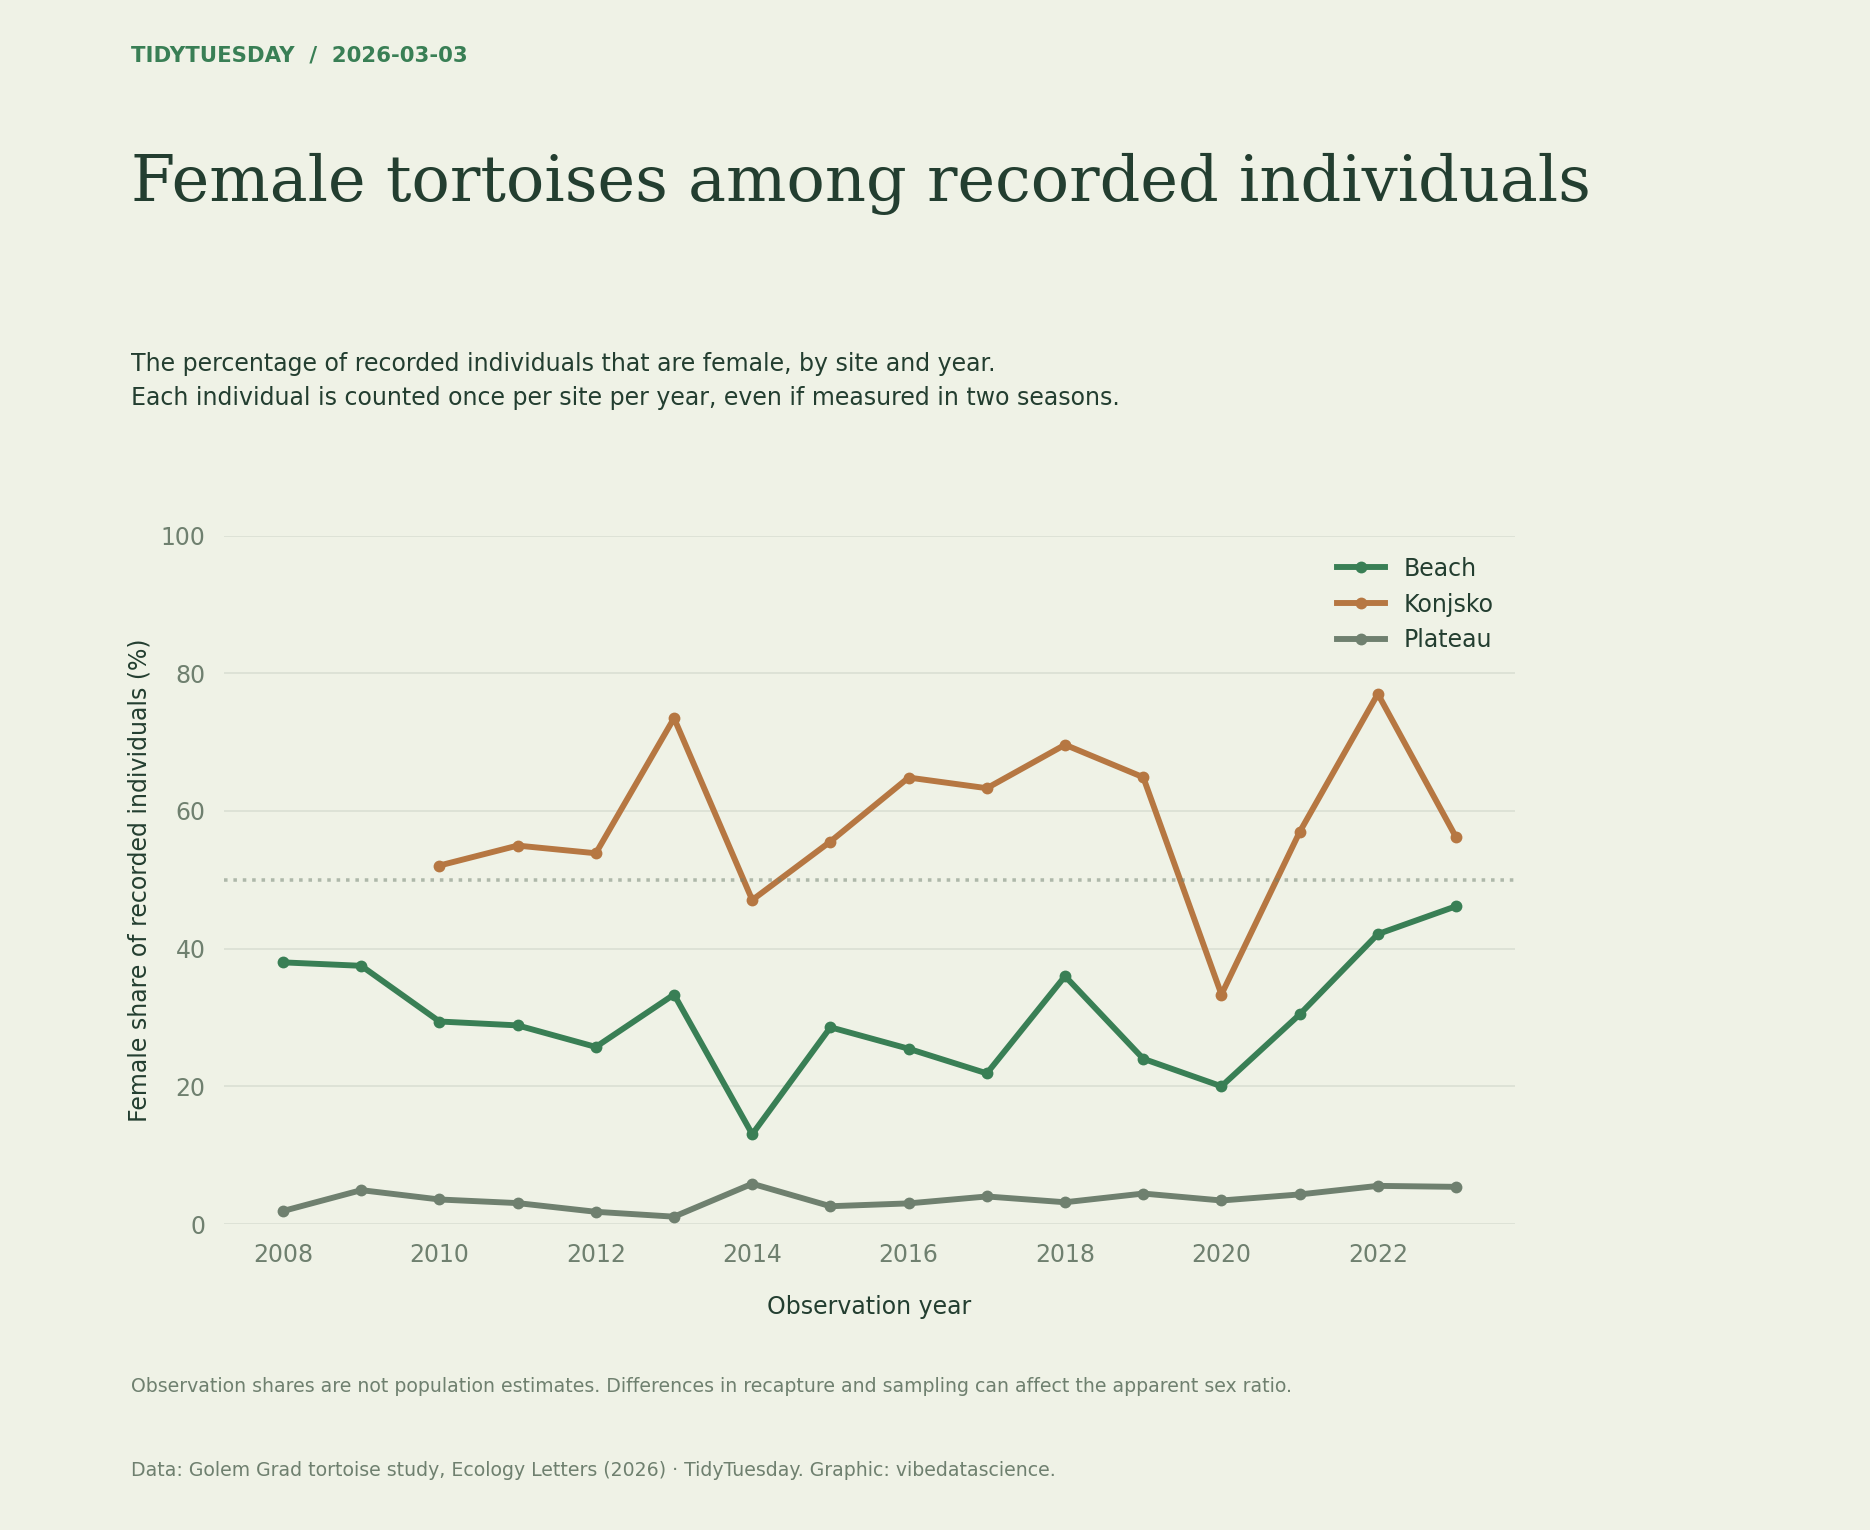

The Python source for this figure:
"""TidyTuesday 2026-03-03: Female tortoises among recorded individuals. Reproduce the chart from the bundled source data."""
from pathlib import Path
import textwrap
import re
from collections import Counter
import numpy as np
import pandas as pd
import matplotlib
matplotlib.use('Agg')
import matplotlib.pyplot as plt
import matplotlib.dates as mdates
from matplotlib.ticker import FuncFormatter, MaxNLocator
from matplotlib.colors import LinearSegmentedColormap, Normalize
from matplotlib.patches import Patch

HERE = Path(__file__).resolve().parent
PAPER, INK, MUTED, ACCENT, SECOND = ('#eff2e6', '#233e30', '#6f806f', '#397f55', '#b67742')
plt.rcParams.update({'font.family':'DejaVu Sans', 'font.size':10, 'text.color':INK,
 'axes.labelcolor':INK, 'xtick.color':MUTED, 'ytick.color':MUTED,
 'axes.edgecolor':MUTED, 'savefig.facecolor':PAPER})

def read(name):
    data = pd.read_csv(HERE / 'data' / (name + '.csv.gz'), low_memory=False)
    assert len(data), 'Empty source data'
    return data

def figure(subtitle, height=9):
    fig = plt.figure(figsize=(11,height), facecolor=PAPER)
    fig.text(.07,.96,'TIDYTUESDAY  /  2026-03-03',fontsize=9,color=ACCENT,weight='bold')
    fig.text(.07,.90,textwrap.fill('Female tortoises among recorded individuals',48),fontsize=27,fontfamily='DejaVu Serif',va='top',linespacing=1.14)
    fig.text(.07,.77,subtitle,fontsize=10,va='top',linespacing=1.55)
    fig.text(.07,.035,textwrap.fill('Data: Golem Grad tortoise study, Ecology Letters (2026) · TidyTuesday. Graphic: vibedatascience.',110),fontsize=8,color=MUTED,linespacing=1.5)
    return fig

def axis(fig, rect=(.24,.18,.69,.49), grid='x'):
    ax=fig.add_axes(rect,facecolor=PAPER)
    for spine in ax.spines.values():spine.set_visible(False)
    ax.tick_params(length=0,pad=8)
    if grid:ax.grid(axis=grid,color=MUTED,alpha=.16,linewidth=.7)
    ax.set_axisbelow(True)
    return ax

def save(fig):
    fig.savefig(HERE / '20260303.png',dpi=170)
    plt.close(fig)
    print('2026-03-03: saved 20260303.png')

df=read('tortoise_body_condition_cleaned');d=df.dropna(subset=['individual','sex','locality','year']).drop_duplicates(['individual','year','locality'])
assert d.sex.isin(['f','m']).all()
p=d.assign(female=d.sex.eq('f')).groupby(['locality','year']).agg(female=('female','sum'),n=('individual','size'))
p['pct']=100*p.female/p.n
fig=figure('The percentage of recorded individuals that are female, by site and year.\nEach individual is counted once per site per year, even if measured in two seasons.',9)
ax=axis(fig,(.12,.20,.69,.45),grid='y')
for (name,g),color in zip(p.groupby(level=0),[ACCENT,SECOND,MUTED]):
 s=g.droplevel(0).reindex(range(int(df.year.min()),int(df.year.max())+1));ax.plot(s.index,s.pct,lw=2.5,color=color,marker='o',ms=4,label=name)
ax.set_ylim(0,100);ax.set_ylabel('Female share of recorded individuals (%)');ax.set_xlabel('Observation year',labelpad=12)
ax.legend(frameon=False,loc='upper right');ax.axhline(50,color=MUTED,ls=':',alpha=.5)
fig.text(.07,.09,'Observation shares are not population estimates. Differences in recapture and sampling can affect the apparent sex ratio.',fontsize=8,color=MUTED)
save(fig)
